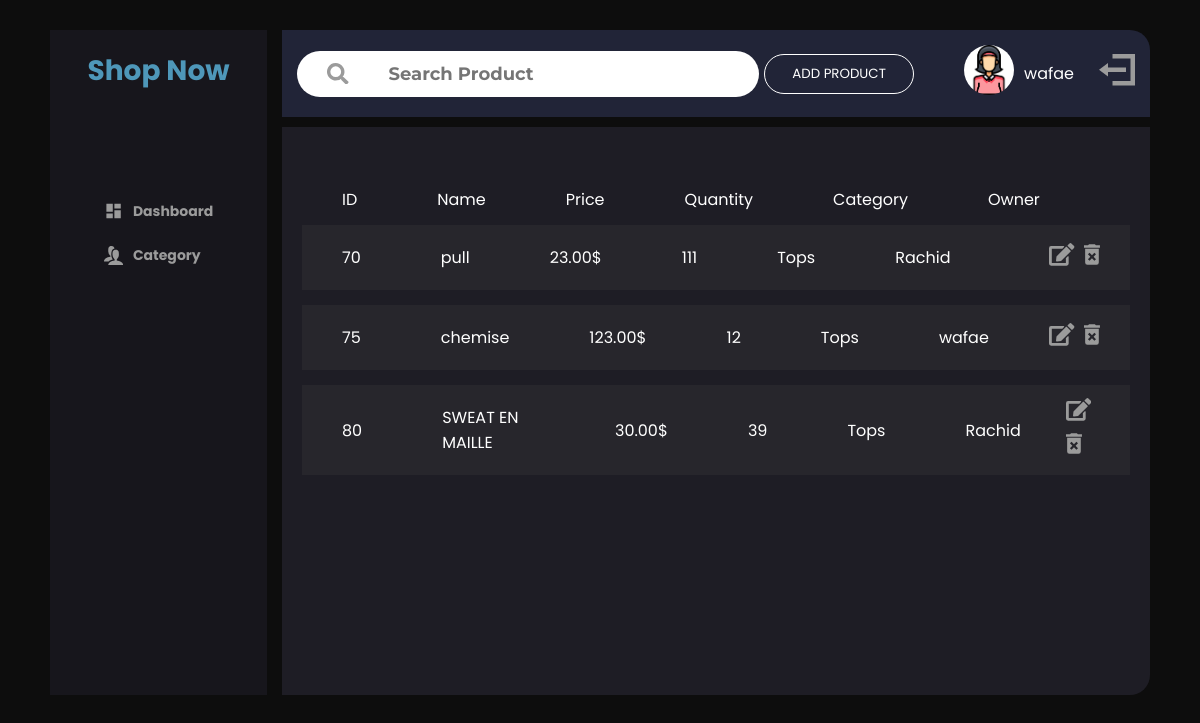
/index.php (signed in), run on the app's committed database.
### tables this page shows
CREATE TABLE `products` (
  `id_product` int(11) NOT NULL,
  `P_name` varchar(20) DEFAULT NULL,
  `Quantity` int(11) DEFAULT NULL,
  `Category` varchar(10) DEFAULT NULL,
  `Price` decimal(10,2) DEFAULT NULL,
  `image_url` varchar(300) DEFAULT NULL,
  `id_user` int(11) DEFAULT NULL
);

CREATE TABLE `users` (
  `id` int(11) NOT NULL,
  `F_name` varchar(10) DEFAULT NULL,
  `L_name` varchar(10) DEFAULT NULL,
  `Email` varchar(100) DEFAULT NULL,
  `Password` varchar(30) DEFAULT NULL,
  `profile_img` varchar(105) DEFAULT NULL
);

### php/read.php (the view, shortened to what this page needs)
<?php
require_once 'config.php';
$sql = "SELECT id_product,P_name,Price,Quantity,Category,image_url,F_name FROM products,users where products.id_user=users.id";
$result = $conn->query($sql);
while ($row = $result->fetch_assoc()) {
    echo "<div class=\"data\">";
    echo "<p class=\"id\">" . $row['id_product'] . "</p>";
    echo "<p class=\"name\">" . $row['P_name'] . "</p>";
    echo "<p class=\"price\">" . $row['Price'] . "$</p>";
    echo "<p class=\"quantity\">" . $row['Quantity'] . "</p>";
    echo " <p class=\"category\">" . $row['Category'] . "</p>";
    echo "<p class=\"owner\">" . $row['F_name'] . "</p>";
    echo ' <div class="edit-delete">
        <svg class="edit_button" xmlns="http://www.w3.org/2000/svg" width="30.302" height="26.93" viewBox="0 0 30.302 26.93">
            <path id="Icon_awesome-edit" data-name="Icon awesome-edit" d="M21.18,4.379l4.745,4.745a.514.514,0,0,1,0,.726l-11.49,11.49-4.882.542A1.023,1.023,0,0,1,8.422,20.75l.542-4.882,11.49-11.49A.514.514,0,0,1,21.18,4.379Zm8.522-1.2L27.135.607a2.058,2.058,0,0,0-2.9,0L22.369,2.469a.514.514,0,0,0,0,.726L27.114,7.94a.514.514,0,0,0,.726,0L29.7,6.078A2.058,2.058,0,0,0,29.7,3.174ZM20.2,18.215V23.57H3.367V6.736H15.456a.647.647,0,0,0,.447-.184l2.1-2.1a.631.631,0,0,0-.447-1.078H2.525A2.526,2.526,0,0,0,0,5.894V24.412a2.526,2.526,0,0,0,2.525,2.525H21.043a2.526,2.526,0,0,0,2.525-2.525v-8.3a.632.632,0,0,0-1.078-.447l-2.1,2.1A.647.647,0,0,0,20.2,18.215Z" transform="translate(0 -0.007)" fill="#9b9b9b" />
        </svg>
        <svg class="delete" xmlns="http://www.w3.org/2000/svg" width="20.945" height="26.93" viewBox="0 0 20.945 26.93">
            <path id="Icon_material-delete-forever" data-name="Icon material-delete-forever" d="M9,28.438a3,3,0,0,0,2.992,2.992H23.957a3,3,0,0,0,2.992-2.992V10.484H9Zm3.68-10.652,2.11-2.11,3.187,3.172,3.172-3.172,2.11,2.11-3.172,3.172,3.172,3.172-2.11,2.11-3.172-3.172L14.8,26.238l-2.11-2.11,3.172-3.172ZM23.209,6l-1.5-1.5H14.232L12.736,6H7.5V8.988H28.445V6Z" transform="translate(-7.5 -4.5)" fill="#9b9b9b" />
        </svg>
    </div></div>';
}

### css/index.css (style rules this page uses)
* { font-family: "poppins"; padding: 0; margin: 0; -webkit-box-sizing: border-box; box-sizing: border-box; }
body { background-color: #0D0D0D; }
#container #right-container #main-container .data-container .data { background-color: #27262C; margin-left: 20px; margin-bottom: 15px; margin-right: 20px; display: -webkit-box; display: -ms-flexbox; display: flex; -webkit-box-align: center; -ms-flex-align: center; align-items: center; color: white; }
#container #right-container #main-container .data-container .data p { padding: 20px 40px 20px 40px; }
#container #right-container #main-container .data-container .data .edit-delete { padding-right: 30px; margin-left: auto; }
#container #right-container #main-container .data-container .data .edit-delete svg { padding-left: 5px; }

### data on the page
products: id_product "70", P_name "pull", Price "23.00", Quantity "111", Category "Tops", id_user.F_name "Rachid"
products: id_product "75", P_name "chemise", Price "123.00", Quantity "12", Category "Tops", id_user.F_name "wafae"
products: id_product "80", P_name "SWEAT EN MAILLE", Price "30.00", Quantity "39", Category "Tops", id_user.F_name "Rachid"

### other printed values
$_SESSION['name'] "wafae"
